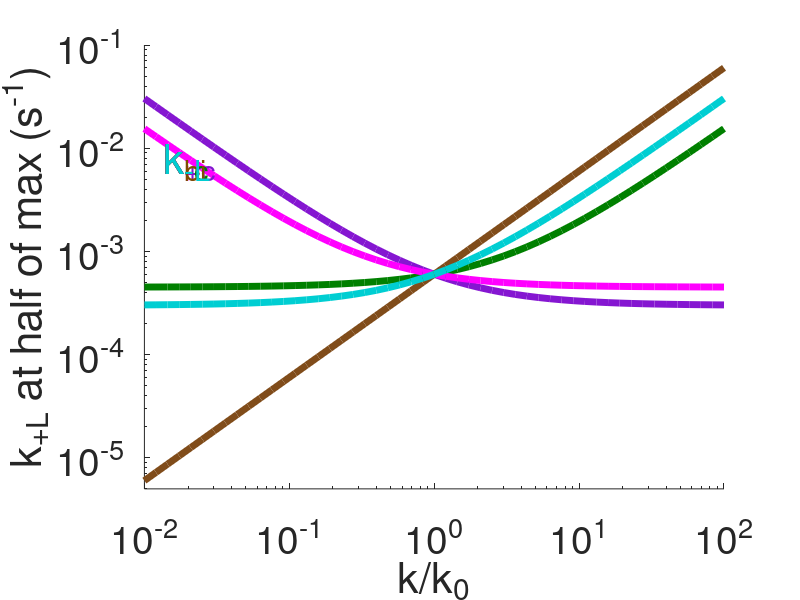

Source code (MATLAB):
clc
clear 
close all

% Steady state panel E
%-------------------------------------------%

% define Uniform  model equations:

R_func = @(kp,kbi,kL,kL_neg,kc,kc_neg,ki) kp ./(((kL.*kL_neg) ./ (((kc.*kc_neg) ./ (kc_neg+ki)) -kL_neg - kc))+kbi+kL);
RL_func = @(R,kL,kL_neg,ki,kc,kc_neg) (R.*-kL) ./ (((kc.*kc_neg) ./ (kc_neg+ki)) -kL_neg - kc);
Rc_func = @(kc,kc_neg,ki,RL) (kc.*RL) ./(kc_neg+ki);

% Do for Uniform  model

% do kc half

clear kp kT kT_neg kc kc_neg ki kLT kL_neg kbi kL;

kc_0 = 0.1;
kc_vals = kc_0*logspace(-2,2,51);
for i=1:length(kc_vals)
    kp = 1;
    kc =  kc_vals(i);
    kc_neg = 0.05; 
    ki = 0.05;
    kL_neg = 0.05;
    kbi = 1*(3*10^-4); 
    kL = logspace(-5,5,501);
    
    R = R_func(kp,kbi,kL,kL_neg,kc,kc_neg,ki);
    RL = RL_func(R,kL,kL_neg,ki,kc,kc_neg);
    Rc = Rc_func(kc,kc_neg,ki,RL);
    
    maxsignal(i) = max(RL+Rc);
    index = find((RL+Rc)>(0.5*maxsignal(i)),1);
    previoussignal = RL(index-1) + Rc(index-1);
    nextsignal = RL(index) + Rc(index);
    fraction = (0.5*maxsignal(i) - previoussignal)/(nextsignal - previoussignal);
    kL_half(i) = kL(index-1) + fraction*(kL(index) - kL(index-1));
end

kL_half_kc = kL_half;


% do kcneg half

clear kp kT kT_neg kc kc_neg ki kLT kL_neg kbi kL;

kcneg_0 = 0.05;
kcneg_vals = kcneg_0*logspace(-2,2,51);
for i=1:length(kcneg_vals)
    kp = 1;
    kc =  kc_0;
    kc_neg = kcneg_vals(i);
    ki = 0.05;  
    kL_neg = 0.05;
    kbi = 1*(3*10^-4); 
    kL = logspace(-5,5,501);
    
    R = R_func(kp,kbi,kL,kL_neg,kc,kc_neg,ki);
    RL = RL_func(R,kL,kL_neg,ki,kc,kc_neg);
    Rc = Rc_func(kc,kc_neg,ki,RL);
    
    maxsignal(i) = max(RL+Rc);
    index = find((RL+Rc)>(0.5*maxsignal(i)),1);
    previoussignal = RL(index-1) + Rc(index-1);
    nextsignal = RL(index) + Rc(index);
    fraction = (0.5*maxsignal(i) - previoussignal)/(nextsignal - previoussignal);
    kL_half(i) = kL(index-1) + fraction*(kL(index) - kL(index-1));
end

kL_half_kcneg = kL_half;


% do ki max and half

clear kp kT kT_neg kc kc_neg ki kLT kL_neg kbi kL;

ki_0 = 0.05;
ki_vals = ki_0*logspace(-2,2,51);
for i=1:length(ki_vals)
    kp = 1;
    kc =  kc_0;
    kc_neg = kcneg_0;
    ki = ki_vals(i); 
    kL_neg = 0.05;
    kbi = 1*(3*10^-4);
    kL = logspace(-5,5,501);
    
    R = R_func(kp,kbi,kL,kL_neg,kc,kc_neg,ki);
    RL = RL_func(R,kL,kL_neg,ki,kc,kc_neg);
    Rc = Rc_func(kc,kc_neg,ki,RL);
    
    maxsignal(i) = max(RL+Rc);
    index = find((RL+Rc)>(0.5*maxsignal(i)),1);
    previoussignal = RL(index-1) + Rc(index-1);
    nextsignal = RL(index) + Rc(index);
    fraction = (0.5*maxsignal(i) - previoussignal)/(nextsignal - previoussignal);
    kL_half(i) = kL(index-1) + fraction*(kL(index) - kL(index-1));
end

kL_half_ki = kL_half;

% % do kbi max and half

clear kp kT kT_neg kc kc_neg ki kLT kL_neg kbi kL;

kbi_0 = 3*10^-4;
kbi_vals = kbi_0*logspace(-2,2,51); 
for i=1:length(kbi_vals)
    kp = 1;
    kc =  kc_0;
    kc_neg = kcneg_0;
    ki = ki_0;
    kL_neg = 0.05; 
    kbi = kbi_vals(i); 
    kL = logspace(-10,10,501);
    
    R = R_func(kp,kbi,kL,kL_neg,kc,kc_neg,ki);
    RL = RL_func(R,kL,kL_neg,ki,kc,kc_neg);
    Rc = Rc_func(kc,kc_neg,ki,RL);

    maxsignal(i) = max(RL+Rc);
    index = find((RL+Rc)>(0.5*maxsignal(i)),1);
    previoussignal = RL(index-1) + Rc(index-1);
    nextsignal = RL(index) + Rc(index);
    fraction = (0.5*maxsignal(i) - previoussignal)/(nextsignal - previoussignal);
    kL_half(i) = kL(index-1) + fraction*(kL(index) - kL(index-1));
end

kL_half_kbi = kL_half;


% do kLneg max and half

clear kp kT kT_neg kc kc_neg ki kLT kL_neg kbi kL;

kLneg_0 = 0.05;
kLneg_vals = kLneg_0*logspace(-2,2,51);
for i=1:length(kLneg_vals)
    kp = 1;
    kc =  kc_0;
    kc_neg = kcneg_0;
    ki = ki_0; 
    kL_neg = kLneg_vals(i);
    kbi = kbi_0; 
    kL = logspace(-5,5,501);
    
    R = R_func(kp,kbi,kL,kL_neg,kc,kc_neg,ki);
    RL = RL_func(R,kL,kL_neg,ki,kc,kc_neg);
    Rc = Rc_func(kc,kc_neg,ki,RL);
    
    maxsignal(i) = max(RL+Rc);
    index = find((RL+Rc)>(0.5*maxsignal(i)),1);
    previoussignal = RL(index-1) + Rc(index-1);
    nextsignal = RL(index) + Rc(index);
    fraction = (0.5*maxsignal(i) - previoussignal)/(nextsignal - previoussignal);
    kL_half(i) = kL(index-1) + fraction*(kL(index) - kL(index-1));
end

kL_half_kLneg = kL_half;

% plot properties

figure(1)
loglog(kc_vals/kc_0,kL_half_kc,'-','color',[0.5210 0.0860 0.8190],'linewidth',5);
hold on
loglog(kcneg_vals/kcneg_0,kL_half_kcneg,'-','color',[0 0.5 0],'linewidth',5);
loglog(ki_vals/ki_0,kL_half_ki,'m-','linewidth',5);
loglog(kbi_vals/kbi_0,kL_half_kbi,'-','color',[0.5 0.3 0.1],'linewidth',5);
loglog(kLneg_vals/kLneg_0,kL_half_kLneg,'-','color',[0, 0.8078, 0.8235],'linewidth',5);

xlabel('k/k_0','fontsize',30);
ylabel('k_{+L} at half of max (s^{-1})','fontsize',30);
%legend('k_{+c}','k_{-c}','k_i','k_{bi}','k_{-L}','fontsize',14,location = 'southeast');
%legend('Uniform : k_c','Uniform : k_{-c}','Uniform : k_i','Uniform : k_{-L}','fontsize',14);

set(gca','fontsize',28)
set(gcf,'Color','white')
axis tight
xlim([10^-2 10^2])
ylim([10^-5*0.5 10^-1])
xticks([10^-2 10^-1 10^0 10^1 10^2])
yticks([10^-5 10^-4 10^-3 10^-2 10^-1])
box off

%legend box off

% Plot colours
% Default uniform params will be blue and default localized will be red
% kT = Orange
% kT_neg = gray
% kc = purple
% kc_neg = green
% kL_neg = cyan
% ki = magenta
% kbi = brown

%%

% For individual legend curves 

% Make additional text for legend
annotation('textbox', [0.205 0.7 0.15 0.05], 'String', 'k_{+c}', 'Color',[0.5210 0.0860 0.8190]',...
           'LineStyle', 'none','FontSize', 30);

% Make additional text for legend
annotation('textbox', [0.205 0.7 0.15 0.05], 'String', 'k_{-c}', 'Color',[0 0.5 0],...
           'LineStyle', 'none','FontSize', 30);
       
% Make additional text for legend
annotation('textbox', [0.205 0.7 0.15 0.05], 'String', 'k_{i}', 'Color','m',...
           'LineStyle', 'none','FontSize', 30);
       
% Make additional text for legend
annotation('textbox', [0.205 0.7 0.15 0.05], 'String', 'k_{bi}', 'Color',[0.5 0.3 0],...
           'LineStyle', 'none','FontSize', 30);
       
% Make additional text for legend
annotation('textbox', [0.205 0.7 0.15 0.05], 'String', 'k_{-L}', 'Color',[0, 0.8078, 0.8235],...
           'LineStyle', 'none','FontSize', 30);
       
